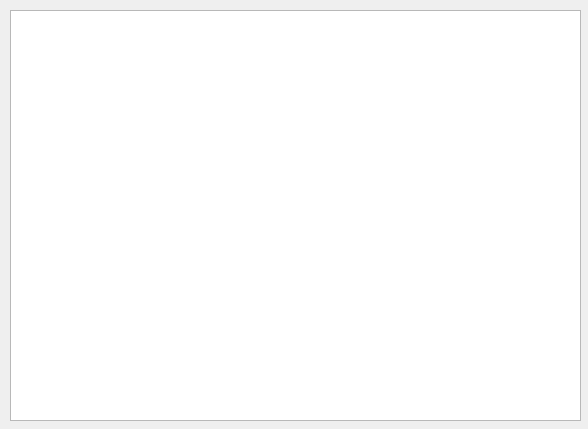
<?xml version="1.0" encoding="UTF-8"?>
<ui version="4.0">
 <class>about_program_Form</class>
 <widget class="QWidget" name="about_program_Form">
  <property name="geometry">
   <rect>
    <x>0</x>
    <y>0</y>
    <width>588</width>
    <height>429</height>
   </rect>
  </property>
  <property name="windowTitle">
   <string>About Program</string>
  </property>
  <widget class="QTextEdit" name="textEdit_abot_program">
   <property name="geometry">
    <rect>
     <x>10</x>
     <y>10</y>
     <width>571</width>
     <height>411</height>
    </rect>
   </property>
   <property name="frameShape">
    <enum>QFrame::StyledPanel</enum>
   </property>
   <property name="readOnly">
    <bool>true</bool>
   </property>
  </widget>
 </widget>
 <resources/>
 <connections/>
</ui>
